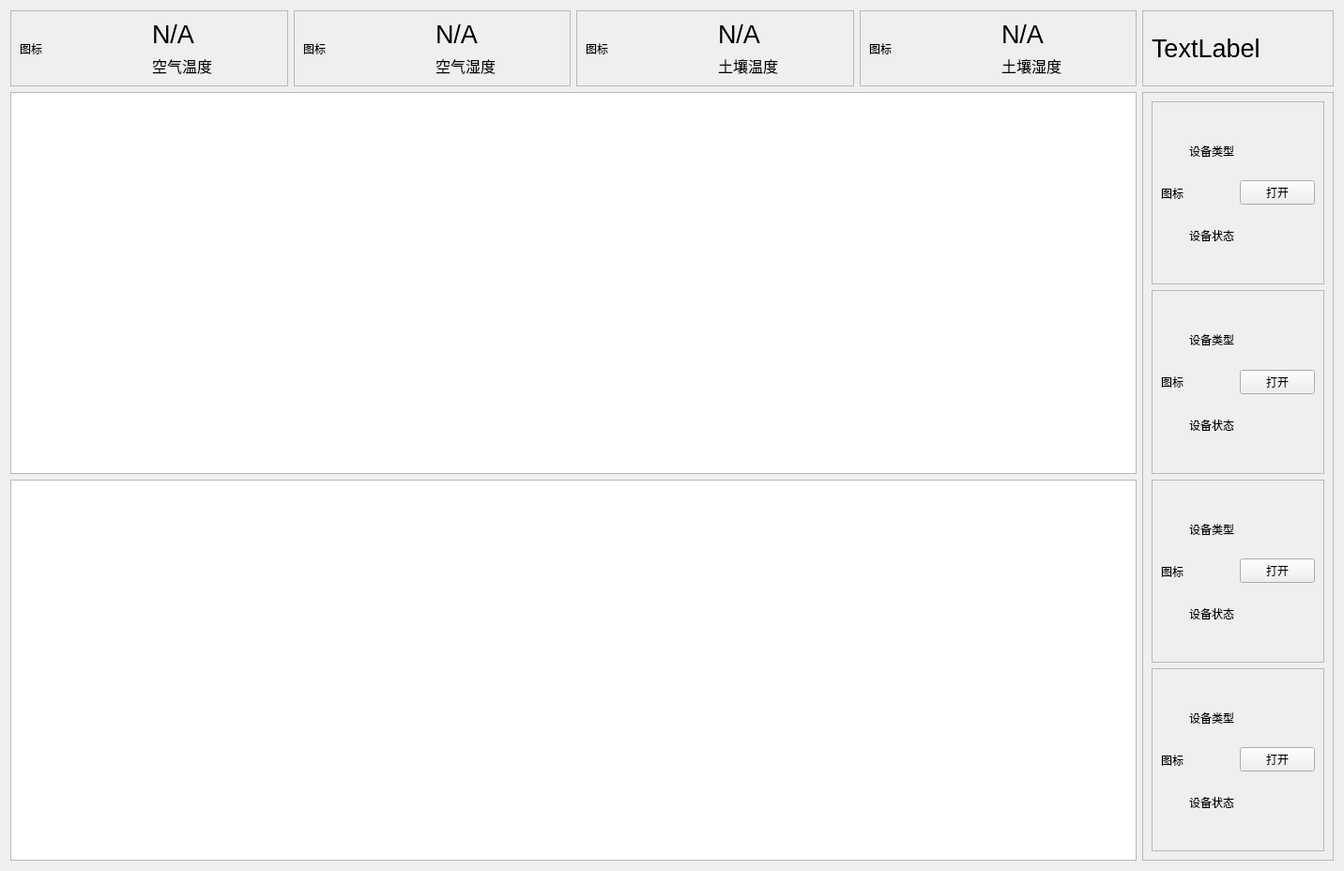
<?xml version="1.0" encoding="UTF-8"?>
<ui version="4.0">
 <class>data_view</class>
 <widget class="QFrame" name="data_view">
  <property name="geometry">
   <rect>
    <x>0</x>
    <y>0</y>
    <width>1432</width>
    <height>928</height>
   </rect>
  </property>
  <property name="windowTitle">
   <string>Frame</string>
  </property>
  <layout class="QGridLayout" name="gridLayout_2">
   <item row="0" column="0" rowspan="2">
    <layout class="QHBoxLayout" name="horizontalLayout">
     <item>
      <widget class="QFrame" name="frame_10">
       <property name="frameShape">
        <enum>QFrame::StyledPanel</enum>
       </property>
       <property name="frameShadow">
        <enum>QFrame::Raised</enum>
       </property>
       <layout class="QGridLayout" name="gridLayout_4">
        <item row="0" column="1">
         <widget class="QLabel" name="label_val_at">
          <property name="font">
           <font>
            <pointsize>20</pointsize>
           </font>
          </property>
          <property name="text">
           <string>N/A</string>
          </property>
         </widget>
        </item>
        <item row="1" column="1">
         <widget class="QLabel" name="label_title_at">
          <property name="font">
           <font>
            <pointsize>12</pointsize>
           </font>
          </property>
          <property name="text">
           <string>空气温度</string>
          </property>
         </widget>
        </item>
        <item row="0" column="0" rowspan="2">
         <widget class="QLabel" name="label_img_at">
          <property name="text">
           <string>图标</string>
          </property>
         </widget>
        </item>
       </layout>
      </widget>
     </item>
     <item>
      <widget class="QFrame" name="frame_11">
       <property name="frameShape">
        <enum>QFrame::StyledPanel</enum>
       </property>
       <property name="frameShadow">
        <enum>QFrame::Raised</enum>
       </property>
       <layout class="QGridLayout" name="gridLayout">
        <item row="0" column="0" rowspan="2">
         <widget class="QLabel" name="label_img_ah">
          <property name="text">
           <string>图标</string>
          </property>
         </widget>
        </item>
        <item row="0" column="1">
         <widget class="QLabel" name="label_val_ah">
          <property name="font">
           <font>
            <pointsize>20</pointsize>
           </font>
          </property>
          <property name="text">
           <string>N/A</string>
          </property>
         </widget>
        </item>
        <item row="1" column="1">
         <widget class="QLabel" name="label_title_ah">
          <property name="font">
           <font>
            <pointsize>12</pointsize>
           </font>
          </property>
          <property name="text">
           <string>空气湿度</string>
          </property>
         </widget>
        </item>
       </layout>
      </widget>
     </item>
     <item>
      <widget class="QFrame" name="frame_12">
       <property name="frameShape">
        <enum>QFrame::StyledPanel</enum>
       </property>
       <property name="frameShadow">
        <enum>QFrame::Raised</enum>
       </property>
       <layout class="QGridLayout" name="gridLayout_5">
        <item row="1" column="1">
         <widget class="QLabel" name="label_title_st">
          <property name="font">
           <font>
            <pointsize>12</pointsize>
           </font>
          </property>
          <property name="text">
           <string>土壤温度</string>
          </property>
         </widget>
        </item>
        <item row="0" column="1">
         <widget class="QLabel" name="label_val_st">
          <property name="font">
           <font>
            <pointsize>20</pointsize>
           </font>
          </property>
          <property name="text">
           <string>N/A</string>
          </property>
         </widget>
        </item>
        <item row="0" column="0" rowspan="2">
         <widget class="QLabel" name="label_img_st">
          <property name="text">
           <string>图标</string>
          </property>
         </widget>
        </item>
       </layout>
      </widget>
     </item>
     <item>
      <widget class="QFrame" name="frame_13">
       <property name="frameShape">
        <enum>QFrame::StyledPanel</enum>
       </property>
       <property name="frameShadow">
        <enum>QFrame::Raised</enum>
       </property>
       <layout class="QGridLayout" name="gridLayout_3">
        <item row="0" column="0" rowspan="2">
         <widget class="QLabel" name="label_img_sh">
          <property name="text">
           <string>图标</string>
          </property>
         </widget>
        </item>
        <item row="0" column="1">
         <widget class="QLabel" name="label_val_sh">
          <property name="font">
           <font>
            <pointsize>20</pointsize>
           </font>
          </property>
          <property name="text">
           <string>N/A</string>
          </property>
         </widget>
        </item>
        <item row="1" column="1">
         <widget class="QLabel" name="label_title_sh">
          <property name="font">
           <font>
            <pointsize>12</pointsize>
           </font>
          </property>
          <property name="text">
           <string>土壤湿度</string>
          </property>
         </widget>
        </item>
       </layout>
      </widget>
     </item>
    </layout>
   </item>
   <item row="2" column="0">
    <widget class="QChartView" name="graphicsView_t"/>
   </item>
   <item row="3" column="0">
    <widget class="QChartView" name="graphicsView_h"/>
   </item>
   <item row="2" column="1" rowspan="2">
    <widget class="QScrollArea" name="scrollArea">
     <property name="sizePolicy">
      <sizepolicy hsizetype="Minimum" vsizetype="Expanding">
       <horstretch>0</horstretch>
       <verstretch>0</verstretch>
      </sizepolicy>
     </property>
     <property name="maximumSize">
      <size>
       <width>16777215</width>
       <height>16777215</height>
      </size>
     </property>
     <property name="baseSize">
      <size>
       <width>0</width>
       <height>0</height>
      </size>
     </property>
     <property name="widgetResizable">
      <bool>true</bool>
     </property>
     <widget class="QWidget" name="scrollAreaWidgetContents">
      <property name="geometry">
       <rect>
        <x>0</x>
        <y>0</y>
        <width>197</width>
        <height>820</height>
       </rect>
      </property>
      <layout class="QVBoxLayout" name="verticalLayout_5">
       <item>
        <widget class="QFrame" name="frame_14">
         <property name="frameShape">
          <enum>QFrame::StyledPanel</enum>
         </property>
         <property name="frameShadow">
          <enum>QFrame::Raised</enum>
         </property>
         <layout class="QGridLayout" name="gridLayout_6">
          <item row="0" column="1">
           <widget class="QLabel" name="label_tyoe_dev1">
            <property name="text">
             <string>设备类型</string>
            </property>
           </widget>
          </item>
          <item row="1" column="1">
           <widget class="QLabel" name="label_state_dev1">
            <property name="text">
             <string>设备状态</string>
            </property>
           </widget>
          </item>
          <item row="0" column="0" rowspan="2">
           <widget class="QLabel" name="label_img_dev1">
            <property name="text">
             <string>图标</string>
            </property>
           </widget>
          </item>
          <item row="0" column="3" rowspan="2">
           <widget class="SwitchButton" name="button_dev1">
            <property name="text">
             <string>打开</string>
            </property>
           </widget>
          </item>
         </layout>
        </widget>
       </item>
       <item>
        <widget class="QFrame" name="frame_15">
         <property name="frameShape">
          <enum>QFrame::StyledPanel</enum>
         </property>
         <property name="frameShadow">
          <enum>QFrame::Raised</enum>
         </property>
         <layout class="QGridLayout" name="gridLayout_7">
          <item row="0" column="1">
           <widget class="QLabel" name="label_type_dev2">
            <property name="text">
             <string>设备类型</string>
            </property>
           </widget>
          </item>
          <item row="1" column="1">
           <widget class="QLabel" name="label_state_dev2">
            <property name="text">
             <string>设备状态</string>
            </property>
           </widget>
          </item>
          <item row="0" column="0" rowspan="2">
           <widget class="QLabel" name="label_img_dev2">
            <property name="text">
             <string>图标</string>
            </property>
           </widget>
          </item>
          <item row="0" column="3" rowspan="2">
           <widget class="SwitchButton" name="button_dev">
            <property name="text">
             <string>打开</string>
            </property>
           </widget>
          </item>
         </layout>
        </widget>
       </item>
       <item>
        <widget class="QFrame" name="frame_16">
         <property name="frameShape">
          <enum>QFrame::StyledPanel</enum>
         </property>
         <property name="frameShadow">
          <enum>QFrame::Raised</enum>
         </property>
         <layout class="QGridLayout" name="gridLayout_8">
          <item row="0" column="1">
           <widget class="QLabel" name="label_type_dev3">
            <property name="text">
             <string>设备类型</string>
            </property>
           </widget>
          </item>
          <item row="1" column="1">
           <widget class="QLabel" name="label_state_dev3">
            <property name="text">
             <string>设备状态</string>
            </property>
           </widget>
          </item>
          <item row="0" column="0" rowspan="2">
           <widget class="QLabel" name="label_img_dev3">
            <property name="text">
             <string>图标</string>
            </property>
           </widget>
          </item>
          <item row="0" column="3" rowspan="2">
           <widget class="SwitchButton" name="button_dev3">
            <property name="text">
             <string>打开</string>
            </property>
           </widget>
          </item>
         </layout>
        </widget>
       </item>
       <item>
        <widget class="QFrame" name="frame_17">
         <property name="frameShape">
          <enum>QFrame::StyledPanel</enum>
         </property>
         <property name="frameShadow">
          <enum>QFrame::Raised</enum>
         </property>
         <layout class="QGridLayout" name="gridLayout_9">
          <item row="0" column="1">
           <widget class="QLabel" name="label_type_dev4">
            <property name="text">
             <string>设备类型</string>
            </property>
           </widget>
          </item>
          <item row="1" column="1">
           <widget class="QLabel" name="label_state_dev4">
            <property name="text">
             <string>设备状态</string>
            </property>
           </widget>
          </item>
          <item row="0" column="0" rowspan="2">
           <widget class="QLabel" name="label_img_dev4">
            <property name="text">
             <string>图标</string>
            </property>
           </widget>
          </item>
          <item row="0" column="3" rowspan="2">
           <widget class="SwitchButton" name="button_dev4">
            <property name="text">
             <string>打开</string>
            </property>
           </widget>
          </item>
         </layout>
        </widget>
       </item>
      </layout>
     </widget>
    </widget>
   </item>
   <item row="0" column="1" rowspan="2">
    <widget class="QFrame" name="frame">
     <property name="frameShape">
      <enum>QFrame::StyledPanel</enum>
     </property>
     <property name="frameShadow">
      <enum>QFrame::Raised</enum>
     </property>
     <layout class="QHBoxLayout" name="horizontalLayout_2">
      <item>
       <widget class="QLabel" name="label_time">
        <property name="font">
         <font>
          <pointsize>20</pointsize>
         </font>
        </property>
        <property name="text">
         <string>TextLabel</string>
        </property>
       </widget>
      </item>
     </layout>
    </widget>
   </item>
  </layout>
 </widget>
 <customwidgets>
  <customwidget>
   <class>SwitchButton</class>
   <extends>QPushButton</extends>
   <header>switchbutton.h</header>
  </customwidget>
  <customwidget>
   <class>QChartView</class>
   <extends>QGraphicsView</extends>
   <header>qchartview.h</header>
  </customwidget>
 </customwidgets>
 <resources/>
 <connections/>
</ui>
